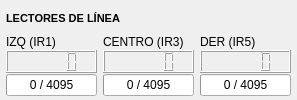
            <widget class="QFrame" name="frame_line_readings">
             <layout class="QVBoxLayout" name="verticalLayout_line_readings">
              <property name="spacing">
               <number>2</number>
              </property>
              <property name="leftMargin">
               <number>6</number>
              </property>
              <property name="topMargin">
               <number>4</number>
              </property>
              <property name="rightMargin">
               <number>6</number>
              </property>
              <property name="bottomMargin">
               <number>4</number>
              </property>
              <item>
               <widget class="QLabel" name="label_title_line_readings">
                <property name="font">
                 <font>
                  <pointsize>8</pointsize>
                  <bold>true</bold>
                 </font>
                </property>
                <property name="text">
                 <string>LECTORES DE LÍNEA</string>
                </property>
               </widget>
              </item>
              <item>
               <layout class="QHBoxLayout" name="horizontalLayout_line_readings">
                <property name="spacing">
                 <number>6</number>
                </property>
                <item>
                 <layout class="QVBoxLayout" name="verticalLayout_ir2">
                  <property name="spacing">
                   <number>1</number>
                  </property>
                  <item>
                   <widget class="QLabel" name="ir2_label">
                    <property name="text">
                     <string>IZQ (IR1)</string>
                    </property>
                   </widget>
                  </item>
                  <item>
                   <widget class="QLCDNumber" name="ir2_data"/>
                  </item>
                  <item>
                   <widget class="QProgressBar" name="bar_ir2">
                    <property name="maximum">
                     <number>4095</number>
                    </property>
                    <property name="value">
                     <number>0</number>
                    </property>
                    <property name="alignment">
                     <set>Qt::AlignmentFlag::AlignCenter</set>
                    </property>
                    <property name="textVisible">
                     <bool>true</bool>
                    </property>
                    <property name="format">
                     <string>%v / 4095</string>
                    </property>
                   </widget>
                  </item>
                 </layout>
                </item>
                <item>
                 <layout class="QVBoxLayout" name="verticalLayout_ir4">
                  <property name="spacing">
                   <number>1</number>
                  </property>
                  <item>
                   <widget class="QLabel" name="ir4_label">
                    <property name="text">
                     <string>CENTRO (IR3)</string>
                    </property>
                   </widget>
                  </item>
                  <item>
                   <widget class="QLCDNumber" name="ir4_data"/>
                  </item>
                  <item>
                   <widget class="QProgressBar" name="bar_ir4">
                    <property name="maximum">
                     <number>4095</number>
                    </property>
                    <property name="value">
                     <number>0</number>
                    </property>
                    <property name="alignment">
                     <set>Qt::AlignmentFlag::AlignCenter</set>
                    </property>
                    <property name="textVisible">
                     <bool>true</bool>
                    </property>
                    <property name="format">
                     <string>%v / 4095</string>
                    </property>
                   </widget>
                  </item>
                 </layout>
                </item>
                <item>
                 <layout class="QVBoxLayout" name="verticalLayout_ir6">
                  <property name="spacing">
                   <number>1</number>
                  </property>
                  <item>
                   <widget class="QLabel" name="ir6_label">
                    <property name="text">
                     <string>DER (IR5)</string>
                    </property>
                   </widget>
                  </item>
                  <item>
                   <widget class="QLCDNumber" name="ir6_data"/>
                  </item>
                  <item>
                   <widget class="QProgressBar" name="bar_ir6">
                    <property name="maximum">
                     <number>4095</number>
                    </property>
                    <property name="value">
                     <number>0</number>
                    </property>
                    <property name="alignment">
                     <set>Qt::AlignmentFlag::AlignCenter</set>
                    </property>
                    <property name="textVisible">
                     <bool>true</bool>
                    </property>
                    <property name="format">
                     <string>%v / 4095</string>
                    </property>
                   </widget>
                  </item>
                 </layout>
                </item>
               </layout>
              </item>
             </layout>
            </widget>
